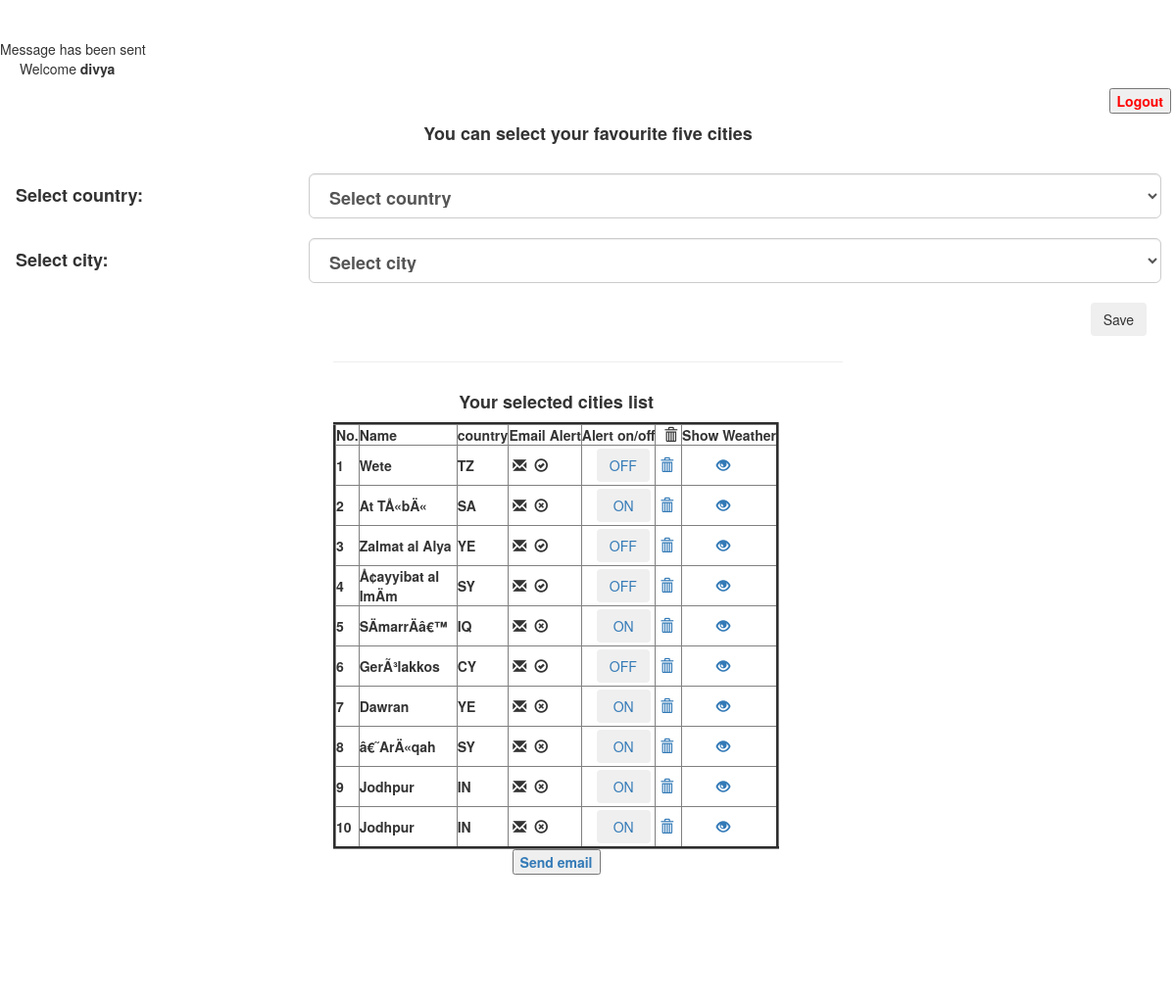
The app's page /home.php?sendalert=1 (signed in) with its own data.
### tables this page shows
CREATE TABLE `cities` (
  `id` int(11) NOT NULL,
  `country` varchar(100) NOT NULL,
  `cityid` bigint(20) NOT NULL,
  `cityname` varchar(100) NOT NULL,
  `userid` int(11) NOT NULL,
  `alert` enum('no','yes') NOT NULL,
  `lon` double NOT NULL,
  `lat` double NOT NULL
);

### fetchcity.php (called while the page is built, shortened)
<?php
			$query = "SELECT * FROM cities";
			$results = mysqli_query($con, $query);
			$dbcities=array();
?>

### displaycities.php (the view, shortened to what this page needs)
<html lang="en">
<head>
    <link rel="stylesheet" href="https://maxcdn.bootstrapcdn.com/bootstrap/3.3.7/css/bootstrap.css">
    <link href="https://gitcdn.github.io/bootstrap-toggle/2.2.2/css/bootstrap-toggle.min.css" rel="stylesheet">
</head>
<body>
    <div class="wrapper" >
        <div class="container-fluid">
            <div >
                <hr>
                <div style="float: left;">
                    <h4 align="center"><b>Your selected cities list</b></h4>
                    <div style="float: left;">
                    <?php
                            echo "<table  border='3px'>";
                                echo "<thead>";
                                    echo "<tr>";
                                        echo "<th >No.</th>";
                                        echo '<th width="100" >Name</th>';
                                        echo "<th >country</th>";
                                        echo "<th >Email Alert</th>";
                                        echo "<th >Alert on/off</th>";
                                        echo "<th  >&nbsp
                                            <span class='glyphicon glyphicon-trash'></span>&nbsp
                                        </th>";
                                         echo "<th >Show Weather</th>";
                                    echo "</tr>";
                                echo "</thead>";
                                echo "<tbody>";
                                    $count=1;
                                foreach ($dbcities as $city) {
                                    echo "<tr>";
                                        echo "<td>" . $count++ . "</td>";
                                        echo "<td>" . $city['cityname'] . "</td>";
                                        echo "<td>" . $city['country'] . "</td>";
                                        echo "<td>";
                                            echo "&nbsp<span class='glyphicon glyphicon-envelope'></span>&nbsp";
                                            if($city['alert']=='no')
                                                echo "&nbsp<span class='glyphicon glyphicon-remove-circle'></span>&nbsp";
                                            else
                                                echo "&nbsp<span class='glyphicon glyphicon-ok-circle'></span>&nbsp";
                                        echo "</td>";
                                        echo "<td style='padding-left:15px;padding-bottom: 3px;padding-top: 3px'>";
                                            if($city['alert']=='no')
                                            echo "<a href='home.php?op=1&status=1&id=". $city['id'] ."' title='ON/OFF Email Alert' data-toggle='tooltip'> <button  id='on' class='btn'
                                                type='submit' name='save' align='center' >&nbspON&nbsp</button></a>";
                                            else
                                            echo "<a href='home.php?op=1&status=0&id=". $city['id'] ."' title='ON/OFF Email Alert' data-toggle='tooltip'> <button  id='off'class='btn' type='submit' name='save' align='center'>OFF</button></a>";
                                        echo "</td>";
                                        echo "<td>";
                                            echo "<a href='home.php?op=2&id=". $city['id'] ."' title='remove form favourite cities' data-toggle='tooltip'>&nbsp<span class='glyphicon glyphicon-trash'></span></a>";
                                        echo "</td>";
                                        echo "<td style='padding-left:35px;'>";
                                            echo "<a href='displaycityweather.php?id=". $city['cityid'] ."' title='show weather forecast' data-toggle='tooltip'><span
                                            class='glyphicon glyphicon-eye-open'></span></a>";
                                        echo "</td>";
                                    echo "</tr>";
                                }
                                echo "</tbody>";
                            echo "</table>";
                    ?>
                    </div>
                    <div align="center" style="padding: 100px;margin: 20px;">
                    <a href='home.php?sendalert=1' title='Send email alert' data-toggle='tooltip'>
                            <input type='button' name=sendalert value='Send email'></a>
                    </div>
                </div>
            </div>
        </div>
    </div>
</body>
</html>

### home.php (shortened to what this page needs)
<!DOCTYPE html>
<html>
<head>
</head>
<body>
	<div class="header">
		<br><br>
	</div>
	<div class="content">
		<?php if(isset($_GET['sendalert'])) include("sendemail.php");?>
		<?php  if (isset($_SESSION['username'])) : ?>
			<p style="margin-left: 20px">Welcome <strong><?php echo $_SESSION['username'];?>
			<?php include('selectcity.php')
			 ?></strong></p>
		<?php endif ?>
</body>

### sendemail.php (shortened to what this page needs)
<?php
$mail = new PHPMailer;
$mail->isSMTP();
$mail->Host = 'smtp.mailtrap.io';
$mail->SMTPAuth = true;
$mail->Username = EMAIL;
$mail->Password = PASS;
$mail->SMTPSecure = 'tls';
$mail->Port = 2525;
$mail->setFrom(EMAIL, 'Weatherforecast');
$mail->addAddress('m.kachhwaha713@gmail.com', 'mohit713');
$mail->isHTML(true);
$mail->Subject = 'Weather-Alert';
$mail->Body    = include('');
$mail->AltBody = 'This is the body in plain text for non-HTML mail clients';
if(!$mail->send()) {
    echo 'Message could not be sent.';
    echo 'Mailer Error: ' . $mail->ErrorInfo;
} else {
    echo 'Message has been sent';
}

### selectcity.php (shortened to what this page needs)
<?php
 $myid="for_crud";
 include('managecity.php') ?>
<html>
 <head>
  <link rel="stylesheet" href="https://maxcdn.bootstrapcdn.com/bootstrap/3.3.6/css/bootstrap.min.css" />
 </head>
 <body>
  <div align="right" style="margin-top: 5px;margin-right: 5px">
        <a href="home.php?logout='1'" style="color: red;">
          <input type="button" name="test" value="Logout" "></a>
        </div>
  <div class="container" style="width:auto;height:auto;">
  <div> <h4 align="center"><b>You can select your favourite five cities </b></h4>
  </div><br />
   <div class="row">
    <div class="col-sm-3 input-lg">Select country:
    </div>
    <div class="col-sm-9"><select name="country" id="country" class="form-control input-lg">
                             <option value="">Select country</option>
                           </select>
      </div>
    </div>
   <br />
  <div class="row">
    <div class="col-sm-3 input-lg">
   Select city:</div>
   <div class="col-sm-9">
    <select name="city" id="city" class="form-control input-lg" >
    <option value="">Select city</option>
   </select></div></div>
      <form method="post" action="home.php" name="savecity" onsubmit = "return validation()" >
      <br><div class="col-sm-12" style="" align="right">
      <button class="btn" type="submit" name="save" align="center">Save</button><br>
      </div><br>
        <input type="hidden" name="country_name" id="country_name" value=""  /><br>
  </form>
  </div>
  <?php
  $myid="for_display";
    include('managecity.php')
  ?>
 </body>
</html>

### managecity.php (shortened to what this page needs)
<?php
	include('db/connection.php');
	if($myid=="for_display")
	{
		if (count($dbcities) > 0) { ?>
	  <div class="error">
		  <?php include('displaycities.php') ?></p>
 	 </div>
		<?php  }
	}
	if($myid=="for_crud"){
			include('fetchcity.php');
	   }
?>

### displaycities.php (style rules this page uses)
.wrapper { width: 550px; margin: 0 auto; }
table tr td:last-child a { margin-right: 15px; }
tr { margin-bottom: 25px; }

### records on screen
cities: cityname "Wete", country "TZ", alert "yes" (drawn)
cities: cityname "At TÅ«bÄ«", country "SA", alert "no" (drawn)
cities: cityname "Zalmat al Alya", country "YE", alert "yes" (drawn)
cities: cityname "Å¢ayyibat al ImÄm", country "SY", alert "yes" (drawn)
cities: cityname "SÄmarrÄâ€™", country "IQ", alert "no" (drawn)
cities: cityname "GerÃ³lakkos", country "CY", alert "yes" (drawn)
cities: cityname "Dawran", country "YE", alert "no" (drawn)
cities: cityname "â€˜ArÄ«qah", country "SY", alert "no" (drawn)
cities: cityname "Jodhpur", country "IN", alert "no" (drawn)
cities: cityname "Jodhpur", country "IN", alert "no" (drawn)

### other values on screen
$_SESSION['username'] "divya"
